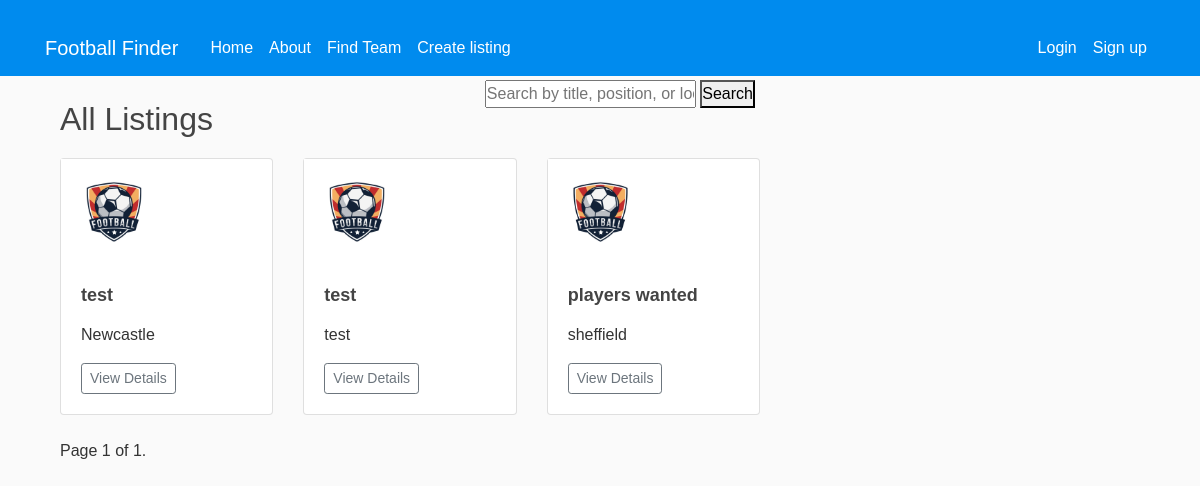
The page /all-listings/ on the database as committed earlier.
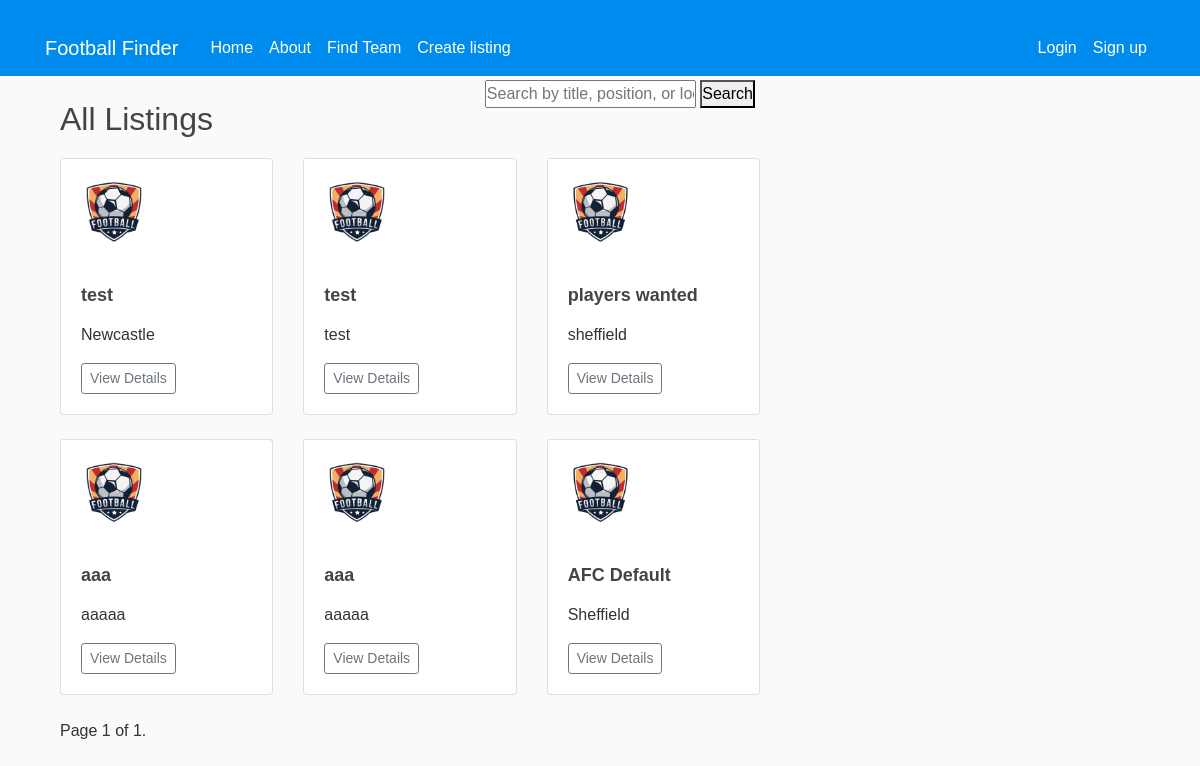
The same page on the database as committed later.
### ffinderapp/models.py (models this page shows, shortened)
class Listing(models.Model):
    team = models.ForeignKey(get_user_model(), on_delete=models.CASCADE)  # Assuming team is a custom user model
    title = models.CharField(max_length=100)
    description = models.TextField()
    requirements = models.TextField()
    created_at = models.DateTimeField(auto_now_add=True)
    location = models.CharField(max_length=100, default='')
    city = models.CharField(max_length=100, default='')
    photo = models.ImageField(upload_to='media/listing_photos/', null=True, blank=True)  # Adding photo field
    positions = models.CharField(max_length=100, default='')

### ffinderapp/views.py (the view)
# urls.py: path('all-listings/', views.all_listings, name='all_listings'),
def all_listings(request):
    search_query = request.GET.get('search')
    listings = Listing.objects.all()
    if search_query:
        listings = listings.filter(Q(title__icontains=search_query) |
            Q(positions__icontains=search_query) |
            Q(location__icontains=search_query))
    paginator = Paginator(listings, 10)  # 10 listings per page
    page_number = request.GET.get('page')
    try:
        listings_page = paginator.page(page_number)
    except PageNotAnInteger:
        listings_page = paginator.page(1)
    except EmptyPage:
        listings_page = paginator.page(paginator.num_pages)
    return render(request, 'ffinderapp/all_listings.html', {'listings': listings_page})

### ffinderapp/templates/ffinderapp/all_listings.html (shortened to what this page needs)
{% extends "ffinderapp/base.html" %}
{% load crispy_forms_tags %}
{% load static %}
{% block content %}
<form class="search-bar" method="get">
  <input type="text" name="search" placeholder="Search by title, position, or location">
  <button type="submit">Search</button>
</form>
<div class="container">
  <h2>All Listings</h2>
  <div class="row">
      {% for listing in listings %}
      <div class="col-md-4">
          <div class="card mb-4 shadow-sm">
              {% if listing.photo %}
              <img src="{{ listing.photo.url }}" class="card-img-top" alt="{{ listing.title }}">
              {% else %}
              <div class="placeholder-image">
                  <img src="{% static 'media/logo.jpeg' %}" alt="No Photo Available">
              </div>
              {% endif %}
              <div class="card-body">
                  <h5 class="card-title">{{ listing.title }}</h5>
                  <p>{{ listing.location }}</p>
                  <div class="d-flex justify-content-between align-items-center">
                      <div class="btn-group">
                          <a href="{% url 'listing_detail' listing.id %}" class="btn btn-sm btn-outline-secondary">View Details</a>
                      </div>
                  </div>
              </div>
          </div>
      </div>
      {% endfor %}
  </div>
  <div class="pagination">
      <span class="step-links">
          <span class="current">
              Page {{ listings.number }} of {{ listings.paginator.num_pages }}.
          </span>
      </span>
  </div>
</div>
{% endblock %}

Rows that differ between the two databases and show on the page:
added Listing: title "aaa", location "aaaaa"
added Listing: title "aaa", location "aaaaa"
added Listing: title "AFC Default", location "Sheffield"
